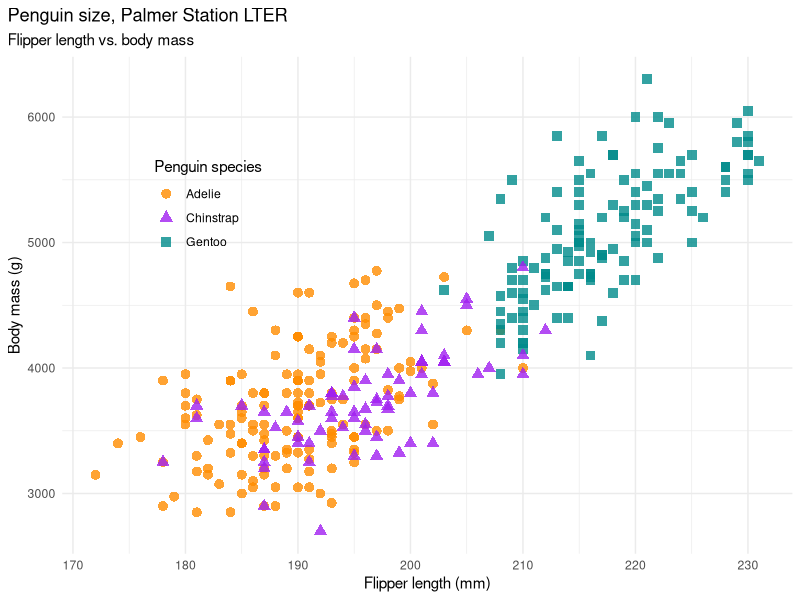

This figure's R source:
## ---- chunk 1
library(palmerpenguins)
library(ggplot2)
ggplot2::theme_set(ggplot2::theme_minimal())
## ---- chunk 2
#| label: fig-penguins
#| fig-cap: "Flipper length and body mass for Adelie, Chinstrap and Gentoo Penguins"

mass_flipper <- ggplot(data = penguins, 
                       aes(x = flipper_length_mm,
                           y = body_mass_g)) +
  geom_point(aes(color = species, 
                 shape = species),
             size = 3,
             alpha = 0.8) +
  scale_color_manual(values = c("darkorange","purple","cyan4")) +
  labs(title = "Penguin size, Palmer Station LTER",
       subtitle = "Flipper length vs. body mass",
       x = "Flipper length (mm)",
       y = "Body mass (g)",
       color = "Penguin species",
       shape = "Penguin species") +
  theme(legend.position = c(0.2, 0.7),
        plot.title.position = "plot",
        plot.caption = element_text(hjust = 0, face= "italic"),
        plot.caption.position = "plot")

mass_flipper
